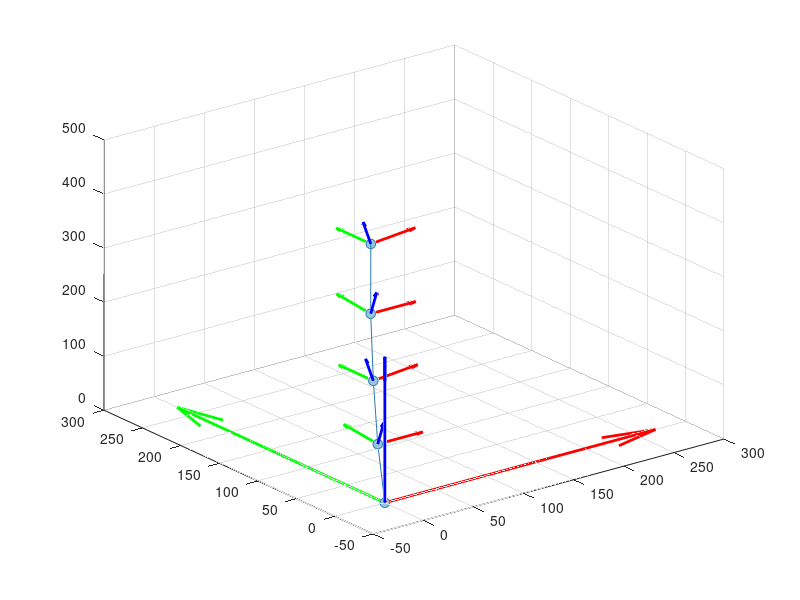

The MATLAB source for this figure:
clear;
clc;
length_mm = 200;
Sr=0.5*length_mm; 
d=0.015*length_mm; 
angle = 10*[1; 1; 1; 1];
rad = deg2rad(angle);
for i = 1:4
    % Define the bending angle alpha
    alpha = rad(i,1);
    % Relative Displacement Calculation
    if sign(alpha) == 0
        Dhorz = 0;
        Dvert = Sr+d;
    else
        Alpha = abs(alpha);
        R = Sr/Alpha;
        Dhorz = sign(alpha)*(R*(1-cos(Alpha)) + d*sin(Alpha));
        Dvert = (R*sin(Alpha) + d*cos(Alpha));
    end

    % Matric structure initialization
    M(1).bend = eye(3); % the orientation of origin
    M(1).position = [0;0;0]; % the position of origin
    if mod(i, 2) == 1
        % Relative Bending Matrices Calculation 
        Mt = [1 0 0;
             0 cos(alpha) sin(alpha);
             0 -sin(alpha) cos(alpha)];
        M(i+1).bend = Mt;
        % Relative Position Matrices Calculation
        M(i+1).position = [0;Dhorz;Dvert];
    else
        % Relative Bending Matrices Calculation 
        Mt = [cos(alpha) 0 sin(alpha);
        0 1 0 
        -sin(alpha) 0 cos(alpha);];
        M(i+1).bend = Mt;
        % Relative Position Matrices Calculation
        M(i+1).position = [Dhorz;0;Dvert];
    end
end

% There are four units in the manipulator, the base coordinate and end 
% effector coordinate are stored in the matrix "coordinate"
% coordinate(:,i) (i = 1,2,3,4,5).
M(1).B = M(1).bend;
M(2).B = M(1).bend*M(2).bend;
M(3).B = M(1).bend*M(2).bend*M(3).bend;
M(4).B = M(1).bend*M(2).bend*M(3).bend*M(4).bend;
M(5).B = M(1).bend*M(2).bend*M(3).bend*M(4).bend*M(5).bend;
position(:,1) = M(1).position; % The origin
node(1).position = position(:,1);
node(1).coordinate = M(1).bend;
for i = 2:5
    position(:,i) = M(i-1).B*M(i).position + position(:,i-1);
    node(i).position = position(:,i);
    node(i).coordinate = 50*M(i).bend;
end
clearvars alpha coord_origin i rad symbol

figure;
s = 50; grid on,
% Plot the coordinate
quiver3(0, 0, 0, 300, 0, 0, 'r', 'LineWidth', 2, 'MaxHeadSize', 0.1); hold on,
quiver3(0, 0, 0, 0, 300, 0, 'g', 'LineWidth', 2, 'MaxHeadSize', 0.1); hold on,
quiver3(0, 0, 0, 0, 0, 300, 'b', 'LineWidth', 2, 'MaxHeadSize', 0.1); hold on,

% Plot the node of manipulator
scatter3(position(1,:),position(2,:),position(3,:),s,"filled", ...
    'MarkerEdgeColor',[40/256 120/256 181/256], ...
    'MarkerFaceColor',[154/256 201/256 219/256]); hold on,
% Plot the line of manipulator
for i = 1:4
    plot3(position(1,i:i+1), position(2,i:i+1), position(3,i:i+1), 'Color', [40/256 120/256 181/256]);
    hold on;
end

% Plot the coordinate
for i = 2:5
quiver3(position(1,i),position(2,i),position(3,i), ...
        node(i).coordinate(1,1),node(i).coordinate(1,2),node(i).coordinate(1,3), ...
        'r', 'LineWidth', 2, 'MaxHeadSize', 0.1); hold on,
quiver3(position(1,i),position(2,i),position(3,i), ...
        node(i).coordinate(2,1),node(i).coordinate(2,2),node(i).coordinate(2,3), ...
        'g', 'LineWidth', 2, 'MaxHeadSize', 0.1); hold on,
quiver3(position(1,i),position(2,i),position(3,i), ...
        node(i).coordinate(3,1),node(i).coordinate(3,2),node(i).coordinate(3,3), ...
        'b', 'LineWidth', 2, 'MaxHeadSize', 0.1); hold on,
end


